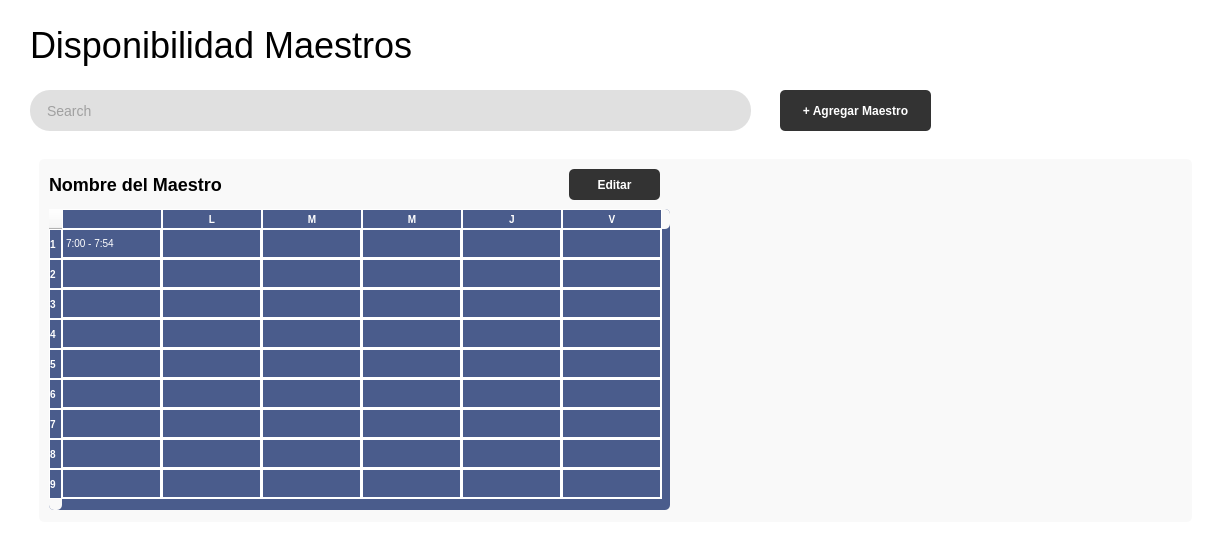
<?xml version="1.0" encoding="UTF-8"?>
<ui version="4.0">
 <class>TeacherDisponibilityWidget</class>
 <widget class="QWidget" name="TeacherDisponibilityWidget">
  <property name="geometry">
   <rect>
    <x>0</x>
    <y>0</y>
    <width>1231</width>
    <height>551</height>
   </rect>
  </property>
  <property name="windowTitle">
   <string>Form</string>
  </property>
  <property name="styleSheet">
   <string notr="true">background-color: white;</string>
  </property>
  <widget class="QLabel" name="titleLabel">
   <property name="geometry">
    <rect>
     <x>30</x>
     <y>20</y>
     <width>401</width>
     <height>51</height>
    </rect>
   </property>
   <property name="styleSheet">
    <string notr="true">font-size: 36px;
color: black;</string>
   </property>
   <property name="text">
    <string>Disponibilidad Maestros</string>
   </property>
  </widget>
  <widget class="QLineEdit" name="searchLineEdit">
   <property name="geometry">
    <rect>
     <x>30</x>
     <y>90</y>
     <width>721</width>
     <height>41</height>
    </rect>
   </property>
   <property name="styleSheet">
    <string notr="true">background-color: #e0e0e0;
border-radius: 20px;
padding-left: 15px;
font-size: 14px;
color: #606060;</string>
   </property>
   <property name="placeholderText">
    <string>Search</string>
   </property>
  </widget>
  <widget class="QPushButton" name="addTeacherButton">
   <property name="geometry">
    <rect>
     <x>780</x>
     <y>90</y>
     <width>151</width>
     <height>41</height>
    </rect>
   </property>
   <property name="cursor">
    <cursorShape>PointingHandCursor</cursorShape>
   </property>
   <property name="styleSheet">
    <string notr="true">background-color: #333333;
color: white;
border-radius: 5px;
font-weight: bold;</string>
   </property>
   <property name="text">
    <string>+ Agregar Maestro</string>
   </property>
  </widget>
  <widget class="QScrollArea" name="scrollArea">
   <property name="geometry">
    <rect>
     <x>30</x>
     <y>150</y>
     <width>1171</width>
     <height>381</height>
    </rect>
   </property>
   <property name="styleSheet">
    <string notr="true">border: none;
background-color: transparent;</string>
   </property>
   <property name="widgetResizable">
    <bool>true</bool>
   </property>
   <widget class="QWidget" name="scrollAreaWidgetContents">
    <property name="geometry">
     <rect>
      <x>0</x>
      <y>0</y>
      <width>1171</width>
      <height>381</height>
     </rect>
    </property>
    <layout class="QGridLayout" name="gridLayout">
     <item row="0" column="0">
      <widget class="QFrame" name="teacherCard">
       <property name="minimumSize">
        <size>
         <width>550</width>
         <height>300</height>
        </size>
       </property>
       <property name="styleSheet">
        <string notr="true">background-color: #f9f9f9;
border-radius: 5px;</string>
       </property>
       <widget class="QLabel" name="teacherNameLabel">
        <property name="geometry">
         <rect>
          <x>10</x>
          <y>10</y>
          <width>301</width>
          <height>31</height>
         </rect>
        </property>
        <property name="styleSheet">
         <string notr="true">font-size: 18px;
color: black;
font-weight: bold;</string>
        </property>
        <property name="text">
         <string>Nombre del Maestro</string>
        </property>
       </widget>
       <widget class="QPushButton" name="editButton">
        <property name="geometry">
         <rect>
          <x>530</x>
          <y>10</y>
          <width>91</width>
          <height>31</height>
         </rect>
        </property>
        <property name="styleSheet">
         <string notr="true">background-color: #333333;
color: white;
border-radius: 5px;
font-weight: bold;</string>
        </property>
        <property name="text">
         <string>Editar</string>
        </property>
       </widget>
       <widget class="QTableWidget" name="scheduleTable">
        <property name="geometry">
         <rect>
          <x>10</x>
          <y>50</y>
          <width>621</width>
          <height>301</height>
         </rect>
        </property>
        <property name="styleSheet">
         <string notr="true">QHeaderView::section {
    background-color: #4a5c8c;
    color: white;
    font-weight: bold;
    border: 1px solid #fff;
    font-size: 10px;
}
QTableWidget {
    gridline-color: #fff;
    background-color: #4a5c8c;
    color: white;
    font-size: 10px;
}
QTableWidget::item {
    border: 1px solid #fff;
}</string>
        </property>
        <property name="rowCount">
         <number>9</number>
        </property>
        <property name="columnCount">
         <number>6</number>
        </property>
        <row/>
        <row/>
        <row/>
        <row/>
        <row/>
        <row/>
        <row/>
        <row/>
        <row/>
        <column>
         <property name="text">
          <string/>
         </property>
        </column>
        <column>
         <property name="text">
          <string>L</string>
         </property>
        </column>
        <column>
         <property name="text">
          <string>M</string>
         </property>
        </column>
        <column>
         <property name="text">
          <string>M</string>
         </property>
        </column>
        <column>
         <property name="text">
          <string>J</string>
         </property>
        </column>
        <column>
         <property name="text">
          <string>V</string>
         </property>
        </column>
        <item row="0" column="0">
         <property name="text">
          <string>7:00 - 7:54</string>
         </property>
        </item>
       </widget>
      </widget>
     </item>
    </layout>
   </widget>
  </widget>
 </widget>
 <resources/>
 <connections/>
</ui>
